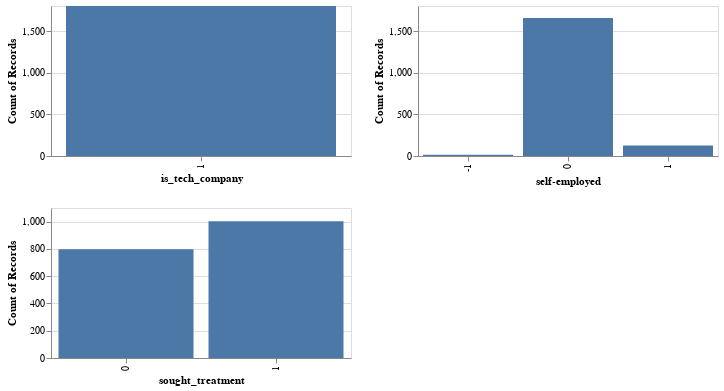

Notebook cell for this chart:
### Code cell
nominal_columns = numeric_columns.copy()
nominal_columns.remove('age')

alt.Chart(qna).mark_bar().encode(
    alt.X(alt.repeat(), type='nominal'),
    alt.Y('count()'),
    alt.Tooltip(['count()'])
).properties(
    width=300,
    height=150).repeat(
    repeat=nominal_columns,
    columns=2
    )

### Figure 1 — Vega-Lite specification as saved in the notebook (floating-point values rounded to 4 significant figures; data arrays with more than 128 entries replaced by an {"elided": "..."} marker saying what was removed)
{"config": {"view": {"continuousWidth": 300, "continuousHeight": 300}}, "repeat": ["is_tech_company", "self-employed", "sought_treatment"], "spec": {"data": {"name": "data-f1e5d585d00c781995cfc7173ad82751"}, "mark": {"type": "bar"}, "encoding": {"tooltip": [{"aggregate": "count", "type": "quantitative"}], "x": {"field": {"repeat": "repeat"}, "type": "nominal"}, "y": {"aggregate": "count", "type": "quantitative"}}, "height": 150, "width": 300}, "columns": 2, "$schema": "https://vega.github.io/schema/vega-lite/v5.20.1.json", "datasets": {"data-f1e5d585d00c781995cfc7173ad82751": {"elided": "1800 records"}}}
